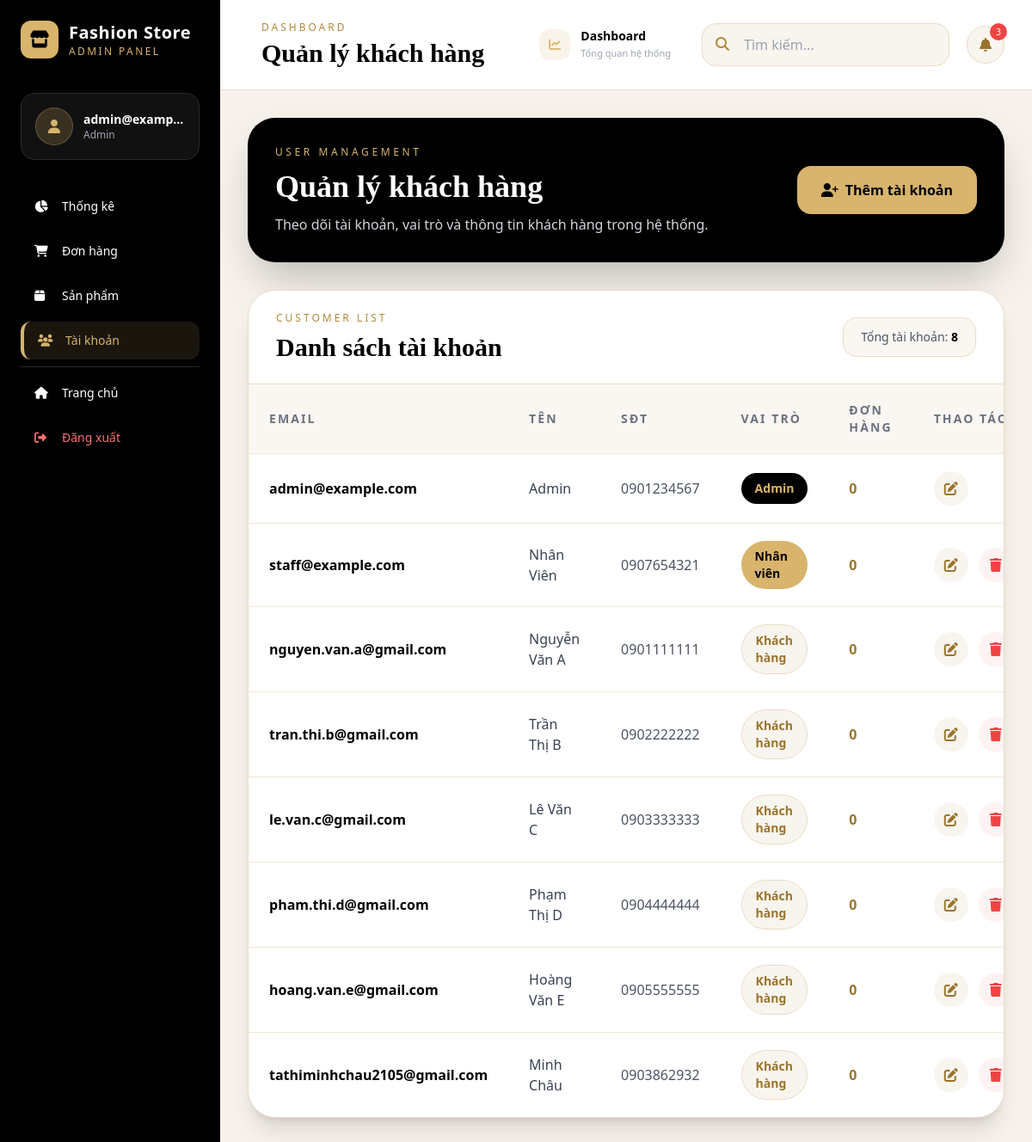
The page /admin/users (signed in) on the database as committed earlier.
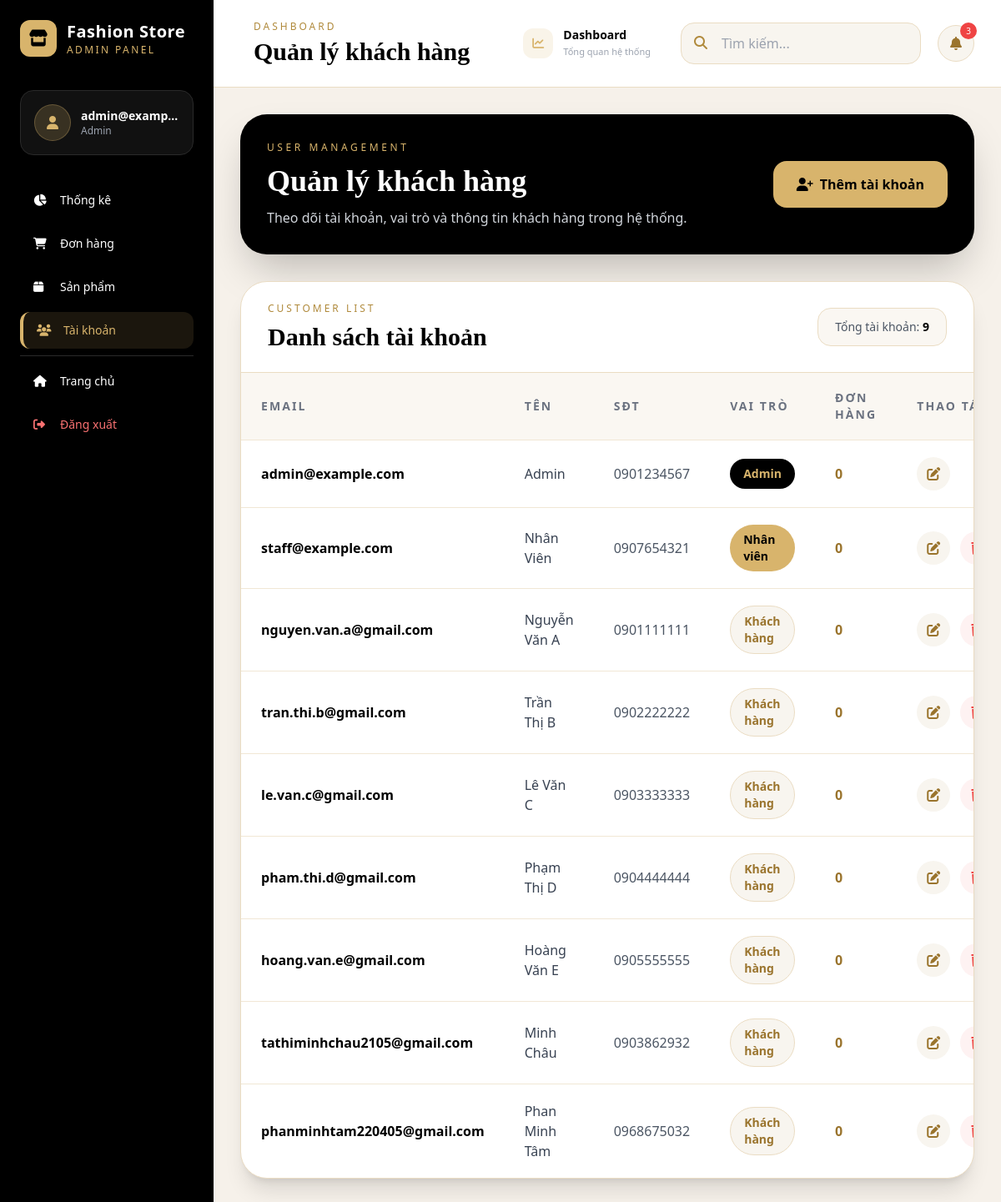
The same page on the database as committed later.
### database.py (models this page shows)
class User(db.Model):
    __tablename__ = 'users'
    email = db.Column(db.String(120), primary_key=True)
    password = db.Column(db.String(200), nullable=False)
    role = db.Column(db.String(20), default='user')
    name = db.Column(db.String(100), nullable=False)
    phone = db.Column(db.String(20))
    address = db.Column(db.Text)
    wishlist = db.Column(db.Text)  # JSON array
    created_at = db.Column(db.DateTime, default=datetime.now)
    orders = db.relationship('Order', backref='user', lazy=True)
    def to_dict(self):
        return {
            'email': self.email,
            'password': self.password,
            'role': self.role,
            'name': self.name,
            'phone': self.phone,
            'address': self.address,
            'wishlist': json.loads(self.wishlist) if self.wishlist else [],
            'orders': [order.id for order in self.orders],
            'created_at': self.created_at.isoformat() if self.created_at else None
        }

### flask_clothing_store.py (the view)
@app.route('/admin/users')
@admin_required
def admin_users():
    role_filter = request.args.get('role', 'all')
    if role_filter == 'all':
        users = User.query.all()
    else:
        users = User.query.filter_by(role=role_filter).all()
    all_count = User.query.count()
    admin_count = User.query.filter_by(role='admin').count()
    staff_count = User.query.filter_by(role='staff').count()
    user_count = User.query.filter_by(role='user').count()
    return render_template('admin/users.html',
                         users=[u.to_dict() for u in users],
                         role=role_filter,
                         all_count=all_count,
                         admin_count=admin_count,
                         staff_count=staff_count,
                         user_count=user_count)

### flask_clothing_store.py (called while the page is built)
@app.context_processor
def utility_processor():
    return {
        'now': datetime.datetime.now(),
        'wishlist_count': lambda: len(get_wishlist()),
        'cart_count': lambda: len(get_cart()),
        'format_price': format_price,
        'get_featured_products': get_featured_products,
        'get_best_sellers': get_best_sellers,
        'get_categories': get_categories
    }

def admin_required(f):
    @wraps(f)
    def decorated_function(*args, **kwargs):
        if 'user' not in session or session['user']['role'] != 'admin':
            flash('Bạn không có quyền truy cập trang này', 'error')
            return redirect(url_for('home'))
        return f(*args, **kwargs)
    return decorated_function

### templates/admin/users.html (shortened to what the changed rows need)
{% extends "admin/base_admin.html" %}
{% block page_title %}Quản lý khách hàng{% endblock %}
{% block content %}
<div class="max-w-7xl mx-auto">
    <div class="bg-black text-white rounded-[2rem] shadow-2xl p-8 mb-8">
        <div class="flex flex-col md:flex-row md:items-center md:justify-between gap-5">
            <div>
                <h1 class="text-4xl font-serif font-black">
                    Quản lý khách hàng
                </h1>
            </div>
        </div>
    </div>
    <div class="bg-white rounded-[2rem] shadow-xl border border-[#eadcc3] overflow-hidden">
        <div class="px-8 py-6 border-b border-[#eadcc3] flex flex-col md:flex-row md:items-center md:justify-between gap-4">
            <div>
                <h2 class="text-3xl font-serif font-black text-black">
                    Danh sách tài khoản
                </h2>
            </div>
            <div class="bg-[#faf7f2] border border-[#eadcc3] rounded-2xl px-5 py-3 text-sm text-gray-600">
                Tổng tài khoản:
                <span class="font-bold text-black">{{ users|length }}</span>
            </div>
        </div>
        <div class="overflow-x-auto">
            <table class="w-full">
                <thead class="bg-[#faf7f2]">
                    <tr>
                        <th class="text-left py-5 px-6 text-sm uppercase tracking-[0.15em] text-gray-500">Email</th>
                        <th class="text-left py-5 px-6 text-sm uppercase tracking-[0.15em] text-gray-500">Tên</th>
                        <th class="text-left py-5 px-6 text-sm uppercase tracking-[0.15em] text-gray-500">SĐT</th>
                        <th class="text-left py-5 px-6 text-sm uppercase tracking-[0.15em] text-gray-500">Vai trò</th>
                        <th class="text-left py-5 px-6 text-sm uppercase tracking-[0.15em] text-gray-500">Đơn hàng</th>
                        <th class="text-left py-5 px-6 text-sm uppercase tracking-[0.15em] text-gray-500">Thao tác</th>
                    </tr>
                </thead>
                <tbody>
                    {% for user in users %}
                    <tr class="border-t border-[#f1e7d5] hover:bg-[#faf7f2] transition">
                        <td class="py-5 px-6 font-semibold text-black">
                            {{ user.email }}
                        </td>
                        <td class="py-5 px-6 text-gray-700">
                            {{ user.name }}
                        </td>
                        <td class="py-5 px-6 text-gray-600">
                            {{ user.phone }}
                        </td>
                        <td class="py-5 px-6">
                            {% if user.role == 'admin' %}
                            <span class="inline-flex px-4 py-2 rounded-full bg-black text-[#d8b46c] font-semibold text-sm">
                                Admin
                            </span>
                            {% elif user.role == 'staff' %}
                            <span class="inline-flex px-4 py-2 rounded-full bg-[#d8b46c] text-black font-semibold text-sm">
                                Nhân viên
                            </span>
                            {% else %}
                            <span class="inline-flex px-4 py-2 rounded-full bg-[#f8f5ef] text-[#9a742d] border border-[#eadcc3] font-semibold text-sm">
                                Khách hàng
                            </span>
                            {% endif %}
                        </td>
                        <td class="py-5 px-6 font-bold text-[#9a742d]">
                            0
                        </td>
                        <td class="py-5 px-6">
                            <div class="flex items-center gap-3">
                                <a href="{{ url_for('admin_edit_user', email=user.email) }}"
                                   class="w-10 h-10 rounded-full bg-[#f8f5ef] text-[#9a742d] flex items-center justify-center hover:bg-[#d8b46c] hover:text-black transition"
                                   title="Sửa tài khoản">
                                    <i class="fas fa-edit"></i>
                                </a>
                                {% if user.email != session.user.email %}
                                <form method="POST"
                                      action="{{ url_for('admin_delete_user') }}"
                                      onsubmit="return confirm('Xác nhận xóa tài khoản này?')">
                                    <button type="submit"
                                            class="w-10 h-10 rounded-full bg-red-50 text-red-500 flex items-center justify-center hover:bg-red-100 transition"
                                            title="Xóa tài khoản">
                                        <i class="fas fa-trash"></i>
                                    </button>
                                </form>
                                {% endif %}
                            </div>
                        </td>
                    </tr>
                    {% endfor %}
                </tbody>
            </table>
        </div>
    </div>
</div>
{% endblock %}

Rows that differ between the two databases and show on the page:
added User: email "phanminhtam220405@gmail.com", name "Phan Minh Tâm", phone "0968675032", role "Khách hàng"
Other text that changed with them:
{{ users|length }}: "8" → "9"
